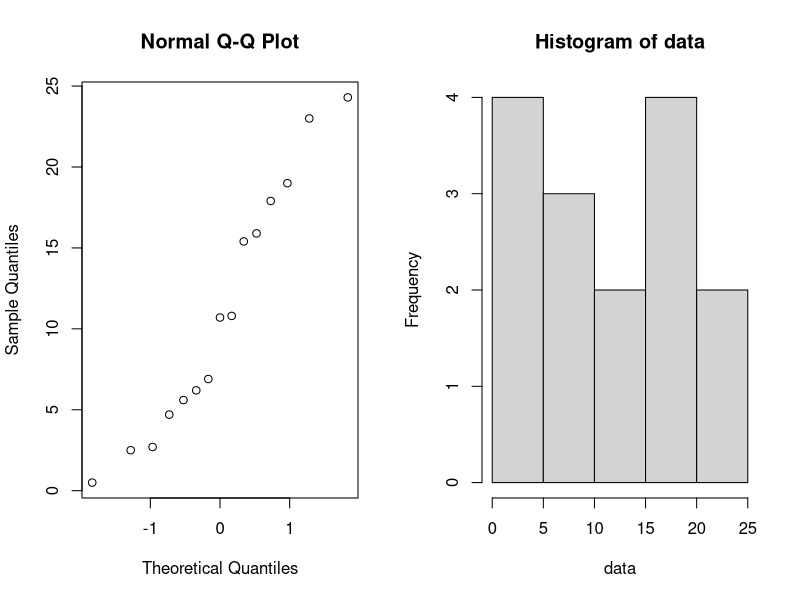
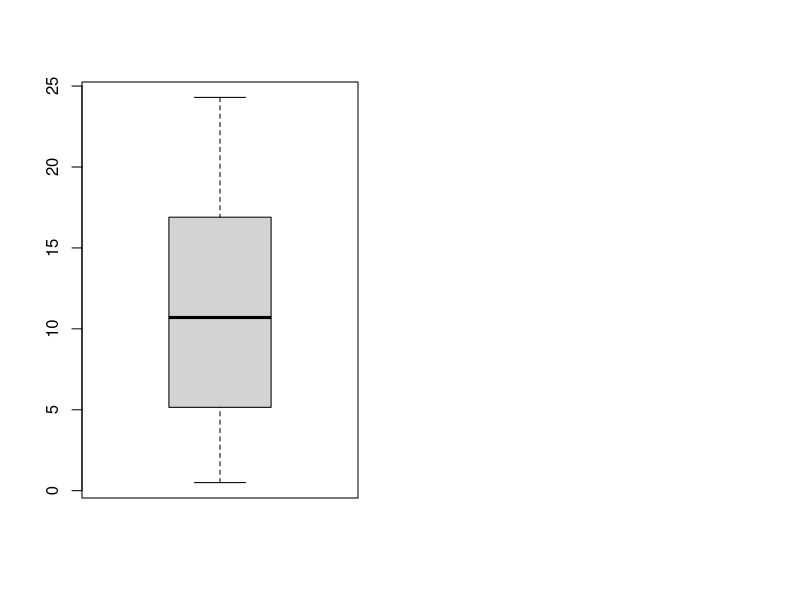
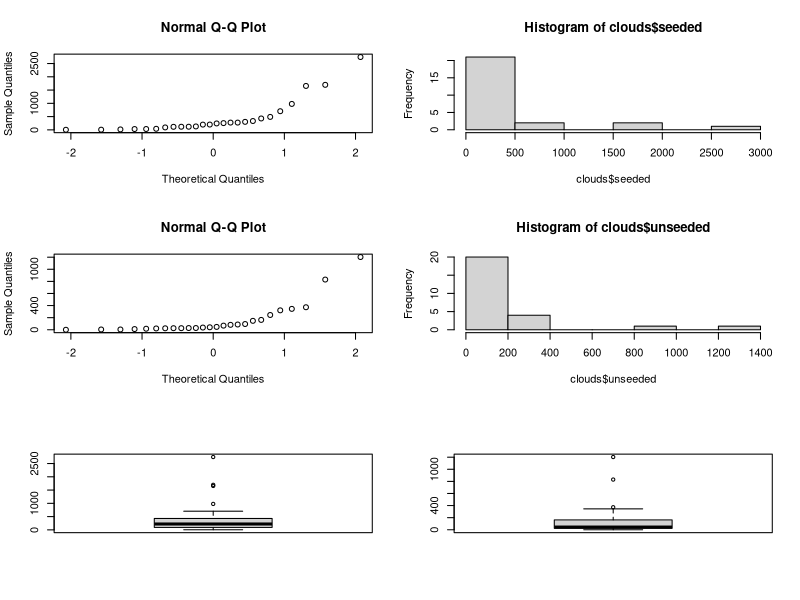
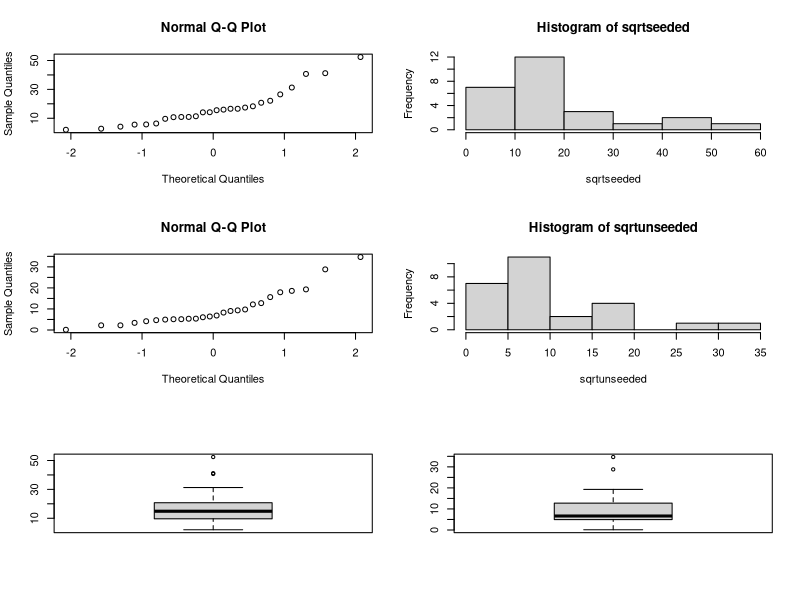
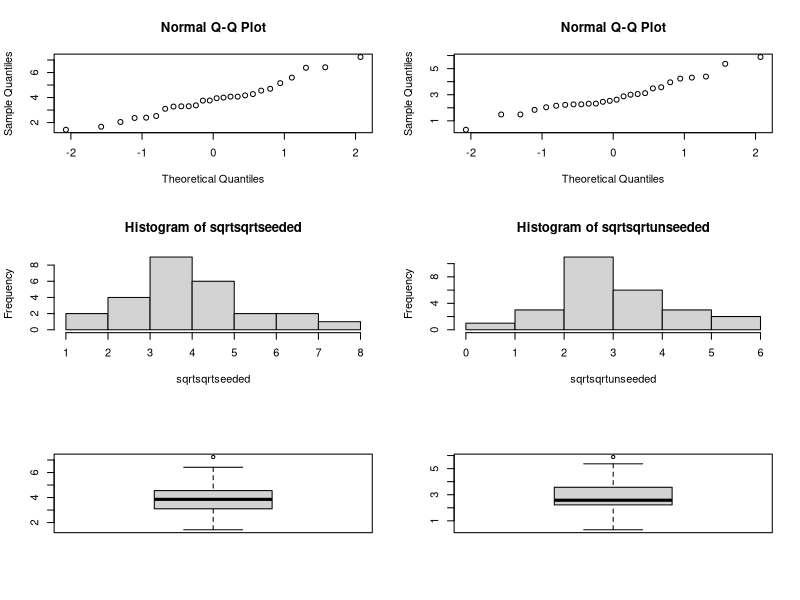
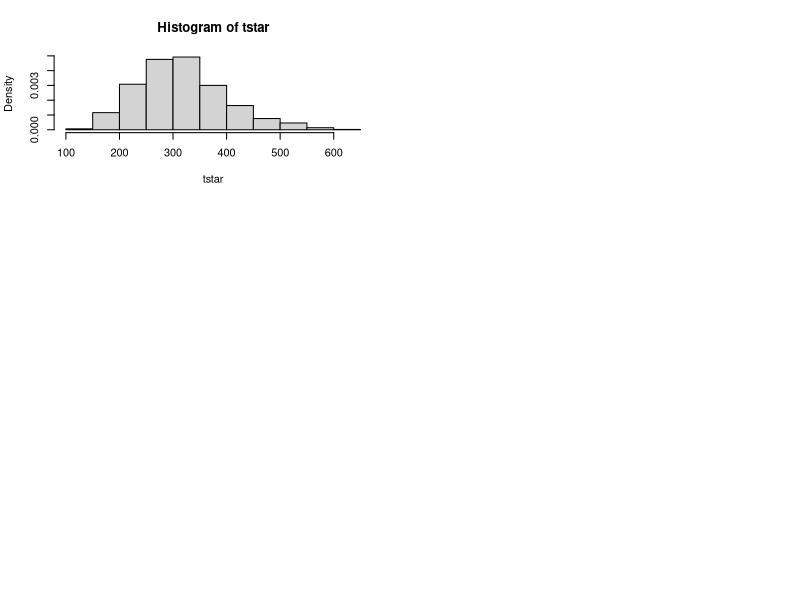
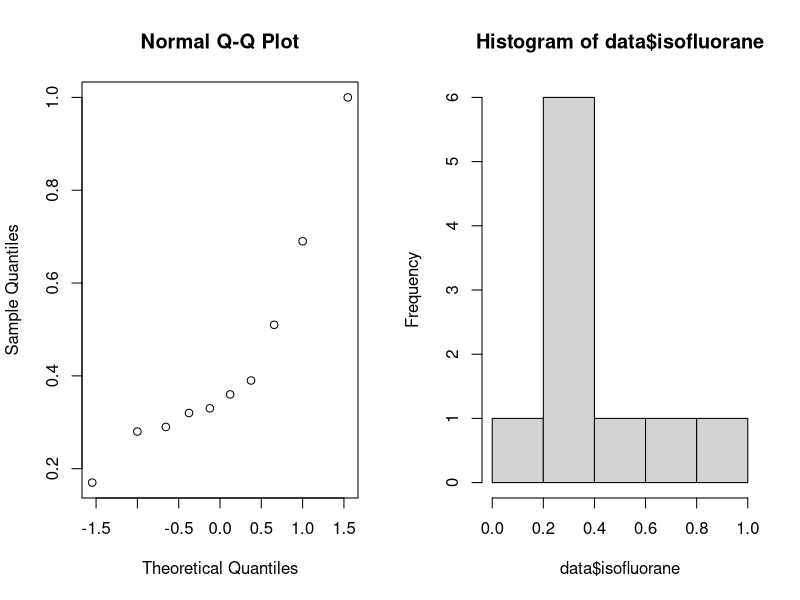
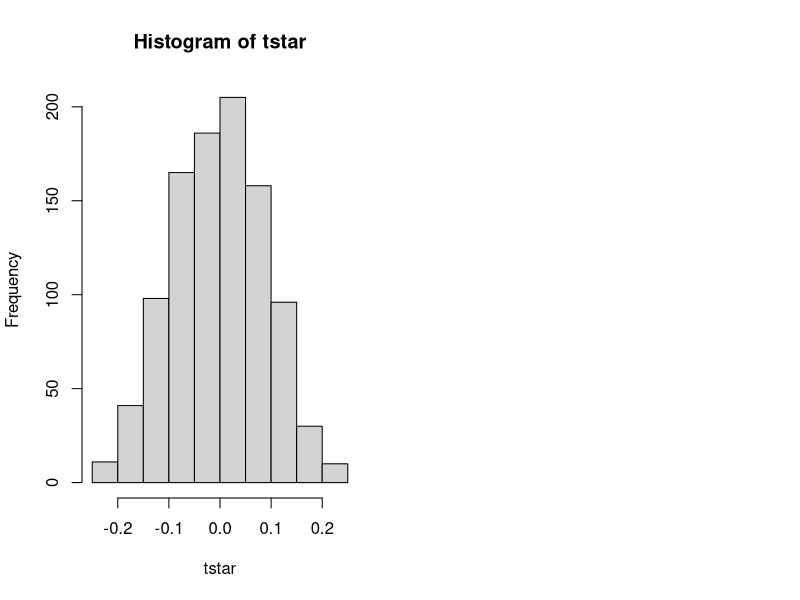

The R script that drew these images, in order: (Note: this script raises an error after producing the figures.)
## ---- chunk 1
options(digits=3)
options(knitr.duplicate.label = "allow")
## ---- chunk 2
library("ggpubr")
library("pracma")
library("lme4")
library("dplyr")
library("car")
## ---- chunk 3
# to control output:
# https://community.rstudio.com/t/showing-only-the-first-few-lines-of-the-results-of-a-code-chunk/6963/2
library(knitr)
hook_output <- knit_hooks$get("output")
knit_hooks$set(output = function(x, options) {
  lines <- options$output.lines
  if (is.null(lines)) {
    return(hook_output(x, options))  # pass to default hook
  }
  x <- unlist(strsplit(x, "\n"))
  # more <- "..."
  if (length(lines)==1) {        # first n lines
    if (length(x) > lines) {
      # truncate the output, but add ....
      x <- c(head(x, lines))
    }
  } else {
    x <- c(x[lines])
  }
  # paste these lines together
  x <- paste(c(x, ""), collapse = "\n")
  hook_output(x, options)
})
## ---- chunk 4
data = c(15.4, 17.9, 19.0, 0.5, 15.9, 2.7, 6.2, 2.5, 4.7, 6.9, 10.8, 24.3, 5.6, 23.0, 10.7)
par(mfrow=c(1,2))
qqnorm(data); hist(data)
## ---- chunk 5
shapiro.test(data);
## ---- chunk 6
mean_data = mean(data)
std_data = sd(data)
n = length(data)

error = qnorm(0.985)*std_data/sqrt(n)
left = mean_data-error
right = mean_data+error

c(left, mean_data, right)     #mean and confidence interval
## ---- chunk 7
E = 1
min_sample_size = (qnorm(0.985)^2*std_data^2)/ E^2
min_sample_size
## ---- chunk 8
B=1000
Tstar=numeric(B)
for(i in 1:B) {
  Xstar=sample(data,replace=TRUE)
  Tstar[i]=mean(Xstar) }

Tstar15=quantile(Tstar,0.015)
Tstar985=quantile(Tstar,0.985)
## ---- chunk 9
c(left, mean_data, right) 
c(2*mean_data-Tstar985,mean(Tstar),2*mean_data-Tstar15)
## ---- chunk 10
mu0 = 15
t.test(data,mu=mu0,alt="less")
## ---- chunk 11
larger_than_mu = sum(data>mu0)
samples = length(data)
binom.test(larger_than_mu,samples,p=0.5, alt='less')
## ---- chunk 12
boxplot(data)
## ---- chunk 13
mu0_1= 13
psign_13=numeric(B) ## will contain p-values of sign test
pttest_13=numeric(B) ## will contain p-values of t-test

for(i in 1:B) {
   x=sample(data,replace=TRUE)
   pttest_13[i]=t.test(x,mu=mu0_1,alt="less")[[3]] ## extract p-value
   psign_13[i]=binom.test(sum(x>mu0),length(data),p=0.5, alt="less")[[3]]} ## extract p-value

#percentage of t test/sign tests that are lower than 0.05. T tests have a lot
#larger percentage of tests that reject the H0.
sum(psign_13<0.05)/B
sum(pttest_13<0.05)/B

#power test for sign test and t-test with mu0=14
mu0_2 = 14
psign_14=numeric(B) ## will contain p-values of sign test
pttest_14=numeric(B) ## will contain p-values of t-test

for(i in 1:B) {
  x=sample(data,replace=TRUE)
  pttest_14[i]=t.test(x,mu=mu0_2,alt="less")[[3]] ## extract p-value
  psign_14[i]=binom.test(sum(x>mu0),length(data),p=0.5, alt="less")[[3]]} ## extract p-value

#percentage of t test/sign tests that are lower than 0.05. T tests have a lot
#larger percentage of test than reject the H0.
sum(psign_14<0.05)/B
sum(pttest_14<0.05)/B
## ---- chunk 14
s = sd(data)
n = length(data)

# z-score is probability
pr = 0.53 # right end confidence interval
x <- sum(data>15.5)/n # sum of values > 15.5 / total
m <- pr-x # cause pr = x+m, m is error margin
pl <- x-m # left end confidence interval
cv <- (sqrt(n)*m)/s # cause m = cv*s/sqrt(n), is critical value
area <- 0.5398 # for cv 0.10 read from z-score table
alpha <- (1-(area/2)) # don't actually need alpha, cl is area/2
cl <- (1-alpha)*100 # confidence level
cbind(pl,pr,cl)
## ---- chunk 15
tab = matrix(c(3,2,4,6), ncol=2, byrow=TRUE)
colnames(tab) = c('men', 'women')
rownames(tab) = c('more than 15.5', 'less than 15.5')
tab <- as.table(tab)
tab
## ---- chunk 16
fisher.test(tab)
## ---- chunk 17
clouds=read.table(file="clouds.txt",header=TRUE)
clouds
## ---- chunk 18
par(mfrow=c(3,2))
qqnorm(clouds$seeded);hist(clouds$seeded)
qqnorm(clouds$unseeded);hist(clouds$unseeded)
boxplot(clouds$seeded);boxplot(clouds$unseeded)
## ---- chunk 19
shapiro.test(clouds$seeded)
## ---- chunk 20
shapiro.test(clouds$unseeded)
## ---- chunk 21
t.test(clouds$seeded,clouds$unseeded,alternative = "greater")
## ---- chunk 22
wilcox.test(clouds$seeded,clouds$unseeded,alternative = "greater")
## ---- chunk 23
ks.test(clouds$unseeded,clouds$seeded,alternative = "greater")
## ---- chunk 24
sqrtseeded <- sqrt(clouds$seeded); sqrtunseeded <- sqrt(clouds$unseeded)
# Plots:
par(mfrow=c(3,2))
qqnorm(sqrtseeded);hist(sqrtseeded)
qqnorm(sqrtunseeded);hist(sqrtunseeded)
boxplot(sqrtseeded);boxplot(sqrtunseeded)
## ---- chunk 25
shapiro.test(sqrtseeded)
## ---- chunk 26
shapiro.test(sqrtunseeded)
## ---- chunk 27
t.test(sqrtseeded,sqrtunseeded,alternative = "greater")
## ---- chunk 28
wilcox.test(sqrtseeded,sqrtunseeded,alternative = "greater")
## ---- chunk 29
ks.test(sqrtunseeded,sqrtseeded,alternative = "greater")
## ---- chunk 30
sqrtsqrtseeded <- sqrt(sqrtseeded); sqrtsqrtunseeded <- sqrt(sqrtunseeded)
# Plots:
par(mfrow=c(3,2))
qqnorm(sqrtsqrtseeded);qqnorm(sqrtsqrtunseeded)
hist(sqrtsqrtseeded);hist(sqrtsqrtunseeded)
boxplot(sqrtsqrtseeded);boxplot(sqrtsqrtunseeded)
## ---- chunk 31
shapiro.test(sqrtsqrtseeded)
## ---- chunk 32
shapiro.test(sqrtsqrtunseeded)
## ---- chunk 33
var.test(sqrtsqrtseeded, sqrtsqrtunseeded, alternative = "two.sided")
## ---- chunk 34
t.test(sqrtsqrtseeded,sqrtsqrtunseeded, var.equal = TRUE, alternative = "greater")
## ---- chunk 35
wilcox.test(sqrtsqrtseeded,sqrtsqrtunseeded,alternative = "greater")
## ---- chunk 36
ks.test(sqrtsqrtunseeded,sqrtsqrtseeded,alternative = "greater")
## ---- chunk 37
c1 <- clouds$seeded
lambda_est <- 1/mean(c1)
n <- length(clouds$seeded)
sd <- 1/lambda_est
# CI
z <- qnorm(1-0.025)
CI_L <- (-z+sqrt(n))/(mean(c1)*sqrt(n))
CI_R <- (z+sqrt(n))/(mean(c1)*sqrt(n))
cbind(CI_L,CI_R)
## ---- chunk 38
t=median(c1);t
B=1000
tstar=numeric(B)
n=length(c1)
for (i in 1:B){
  xstar=rexp(n,lambda_est)
  tstar[i]=median(xstar)}
hist(tstar,prob=T)
pl=sum(tstar<t)/B; pr=sum(tstar>t)/B; p=2*min(pl,pr)
cbind(pl,pr,p)
## ---- chunk 39
ks.test(clouds$seeded,"pexp", lambda_est)
## ---- chunk 40
x <- sum(clouds$seeded<300)
n <- length(clouds$seeded)
binom.test(x,n,p=0.5,alt='less')
## ---- chunk 41
x <- sum(clouds$seeded<30)
binom.test(x,n,p=0.25,alt='less')
## ---- chunk 42
data=read.table(file="dogs.txt",header=TRUE)
data
## ---- chunk 43
par(mfrow=c(1,2))
qqnorm(data$isofluorane); hist(data$isofluorane)
## ---- chunk 44
shapiro.test(data$isofluorane)
## ---- chunk 45
cor.test(data$isofluorane, data$halothane, method = "spearman")
## ---- chunk 46
mystat=function(x,y) {mean(x-y)}
B=1000; tstar=numeric(B)
for (i in 1:B) {
  datastar=t(apply(cbind(data[,1],data[,2]),1,sample))
  tstar[i]=mystat(datastar[,1],datastar[,2]) }
myt=mystat(data[,1],data[,2])
myt
hist(tstar)
pl=sum(tstar<myt)/B
pr=sum(tstar>myt)/B
p=2*min(pl,pr)
p
## ---- chunk 47
dataframe=data.frame(concentration=as.vector(as.matrix(data)),
                     variety=factor(rep(1:3,each=10)))
aov=lm(concentration~variety,data=dataframe)
anova(aov)
## ---- chunk 48
par(mfrow=c(1,2))
qqnorm(residuals(aov)); qqline(residuals(aov))
plot(fitted(aov),residuals(aov))
leveneTest(concentration~variety,data=dataframe)
## ---- chunk 49
summary(aov)
## ---- chunk 50
attach(dataframe); kruskal.test(concentration,variety)
## ---- chunk 51
I=4; J=2; N=10
rbind(rep(1:I,each=N*J),rep(1:J,N*I),sample(1:(N*I*J)))
## ---- chunk 52
data = read.table("hemoglobin.txt", header=TRUE)
## ---- chunk 53
#necessary other wise rate is numerical and should be categorical
data$rate=as.factor(data$rate)
par(mfrow=c(1,2))
boxplot(hemoglobin ~ method, data = data) ; 
boxplot(hemoglobin ~ rate, data = data)
## ---- chunk 54
par(mfrow=c(1,2))
interaction.plot(x.factor = data$rate, trace.factor = data$method, response = data$hemoglobin);
interaction.plot(x.factor = data$method, trace.factor = data$rate, response = data$hemoglobin)
## ---- chunk 55
hemoglobinaov=lm(hemoglobin ~ method * rate, data = data) 
anova(hemoglobinaov)
## ---- chunk 56
hemoglobinaov2 =lm(hemoglobin ~ method + rate, data = data)
anova(hemoglobinaov2)
## ---- chunk 57
par(mfrow=c(1,2))
qqnorm(residuals(hemoglobinaov2))
qqline(residuals(hemoglobinaov2))
plot(fitted(hemoglobinaov2),residuals(hemoglobinaov2))
hemoglobinaov2
## ---- chunk 58
shapiro.test(residuals(hemoglobinaov2))
## ---- chunk 59
group_by(data, method, rate) %>%
  summarise(
    count = n(),
    mean = mean(hemoglobin, na.rm = TRUE),
    sd = sd(hemoglobin, na.rm = TRUE)
  )
## ---- chunk 60
group_by(data, rate) %>%
  summarise(
    count = n(),
    mean = mean(hemoglobin, na.rm = TRUE),
    sd = sd(hemoglobin, na.rm = TRUE)
  )
## ---- chunk 61
hemoglobinaov3 =lm(hemoglobin ~ rate, data = data)
anova(hemoglobinaov3)
## ---- chunk 62
cream <- read.table(file="cream.txt",header=TRUE)
cream
## ---- chunk 63
cream$batch <- factor(cream$batch)
cream$position <- factor(cream$position)
cream$starter <- factor(cream$starter)
aovcream <- lm(acidity~batch+position+starter,data=cream); anova(aovcream)
## ---- chunk 64
summary(aovcream)
## ---- chunk 65
par(mfrow=c(1,2))
qqnorm(residuals(aovcream));plot(fitted(aovcream),residuals(aovcream))
shapiro.test(residuals(aovcream))
## ---- chunk 66
aovcream=lm(acidity~batch+starter,data=cream); anova(aovcream)
## ---- chunk 67
summary(aovcream)
## ---- chunk 68
friedman.test(acidity~batch | starter,data=cream)
## ---- chunk 69
creamlmer=lmer(acidity~starter+(1|batch),REML=FALSE,data=cream)
summary(creamlmer)
## ---- chunk 70
creamlmer1=lmer(acidity~(1|batch),data=cream,REML=FALSE)
anova(creamlmer,creamlmer1)
